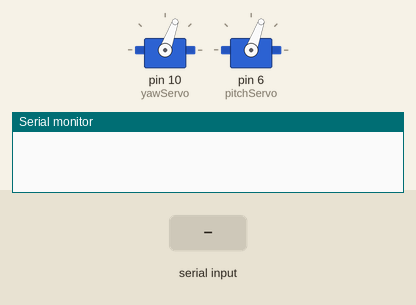
This sketch was run on a simulated Arduino Uno, built with avr-gcc and run on an emulated ATmega328P. On the bench: 2 × servo, the last lines printed to the serial monitor. The inputs (shaded band) are chosen by the test bench.

Above: at 1.2 s.
1.3 s: "90,45\n" received over Serial
At 2.0 s:
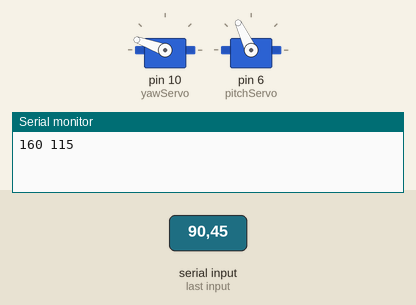
2.8 s: "30,150\n" received over Serial
At 3.1 s:
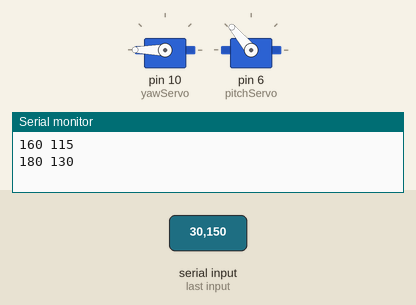
Timing chart, 0 to 5.8 s (numbered marks = the images above; inputs shaded):
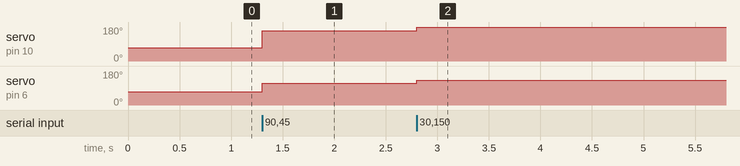

Measured:
- after the input at 1.3 s, servo on pin 10 (yawServo): 70° → 160° at once; servo on pin 6 (pitchServo): 70° → 115° at once
- after the input at 2.8 s, servo on pin 10 (yawServo): 160° → 180° at once; servo on pin 6 (pitchServo): 115° → 130° at once

The sketch:

servo.ino
```cpp
#include <Arduino.h>
#include <Servo.h>

#define YAW_START_POS 70
#define YAW_MIN_POS 0
#define YAW_MAX_POS 180

#define PITCH_START_POS 70
#define PITCH_MIN_POS 0
#define PITCH_MAX_POS 130

Servo yawServo;
Servo pitchServo;

int yawPos = YAW_START_POS;
int pitchPos = PITCH_START_POS;

void setup() {
  Serial.begin(115200);

  yawServo.attach(10, 850, 2150);
  pitchServo.attach(6, 850, 2150);

  yawServo.write(yawPos);
  pitchServo.write(pitchPos);
}

void loop() {
  while(Serial.available() > 0)
  {
    int newYawPos = Serial.parseInt();
    int newPitchPos = Serial.parseInt();

    if (Serial.read() == '\n')
    {
      yawPos = constrain(yawPos + newYawPos, YAW_MIN_POS, YAW_MAX_POS);
      pitchPos = constrain(pitchPos + newPitchPos, PITCH_MIN_POS, PITCH_MAX_POS);

      yawServo.write(yawPos);
      pitchServo.write(pitchPos);

      Serial.print(yawPos);
      Serial.print(" ");
      Serial.println(pitchPos);
    }
  }
}
```
